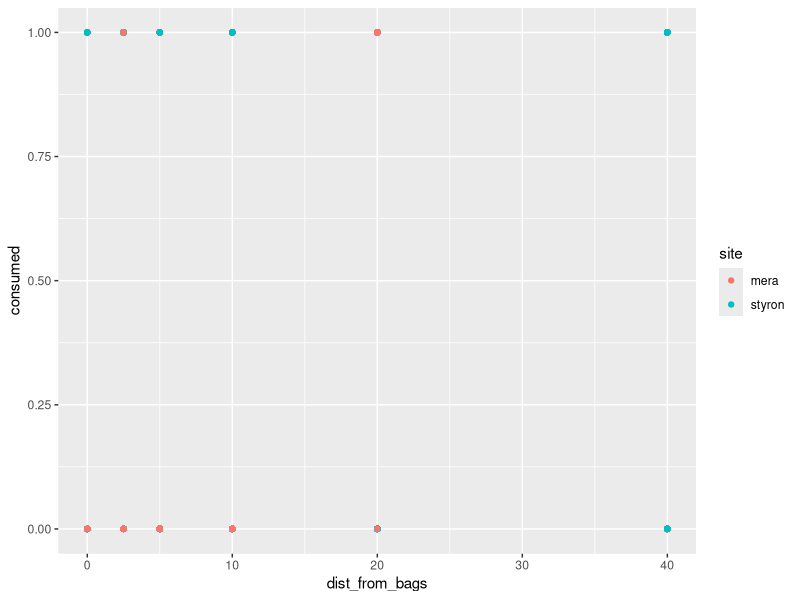
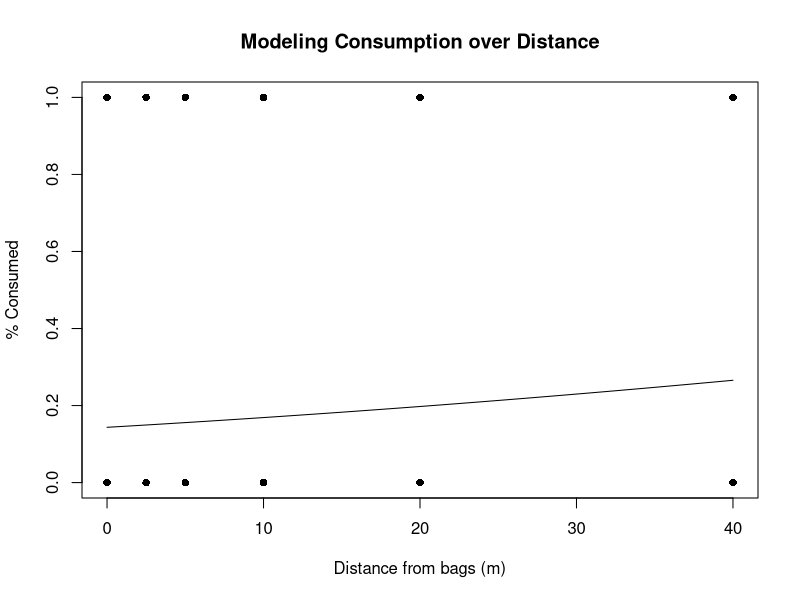
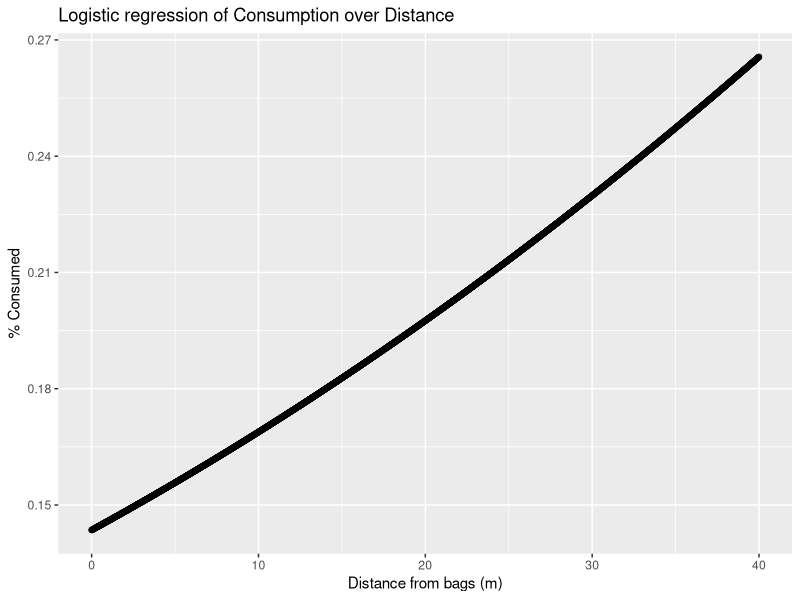

Generate these figures, in order, with R:
## ---- chunk 1
knitr::opts_chunk$set(echo = TRUE)
## ---- chunk 2
library(dplyr)
library(ggplot2)
library(quantreg)
library(lme4)
library(car)
## ---- chunk 3
lr.squid = read.csv("logreg.csv", header = TRUE)
lr.squid$site = factor(lr.squid$site)
summary(lr.squid)

## ---- chunk 4
logitDist = glm(consumed ~ dist_from_bags, family = "binomial", data = lr.squid)
summary(logitDist)
Anova(logitDist)
aov(logitDist)
## ---- chunk 5
xdist <- seq(0, 40, 0.01)
ydist <- predict(logitDist, list(dist_from_bags = xdist),type="response")
newdata = data.frame(xdist = xdist, ydist = ydist)
## ---- chunk 6
lr.squid %>% 
  ggplot(aes(x = dist_from_bags, y = consumed, color = site)) + 
  geom_point() 
## ---- chunk 7
plot(x = lr.squid$dist_from_bags, y = lr.squid$consumed, pch = 16,
     xlab = "Distance from bags (m)", ylab = "% Consumed", main = "Modeling Consumption over Distance")
lines(xdist, ydist)

## ---- chunk 8
ggplot(newdata, aes(x = xdist, y = ydist)) + geom_point() + xlab("Distance from bags (m)") + ylab("% Consumed") + labs(title = "Logistic regression of Consumption over Distance")

## ---- chunk 9
logitSquid = glm(consumed ~ dist_from_bags + spacing_m + temp_avg + site, family = "binomial", data = lr.squid)
summary(logitSquid)
drop1(logitSquid)
Anova(logitSquid)

